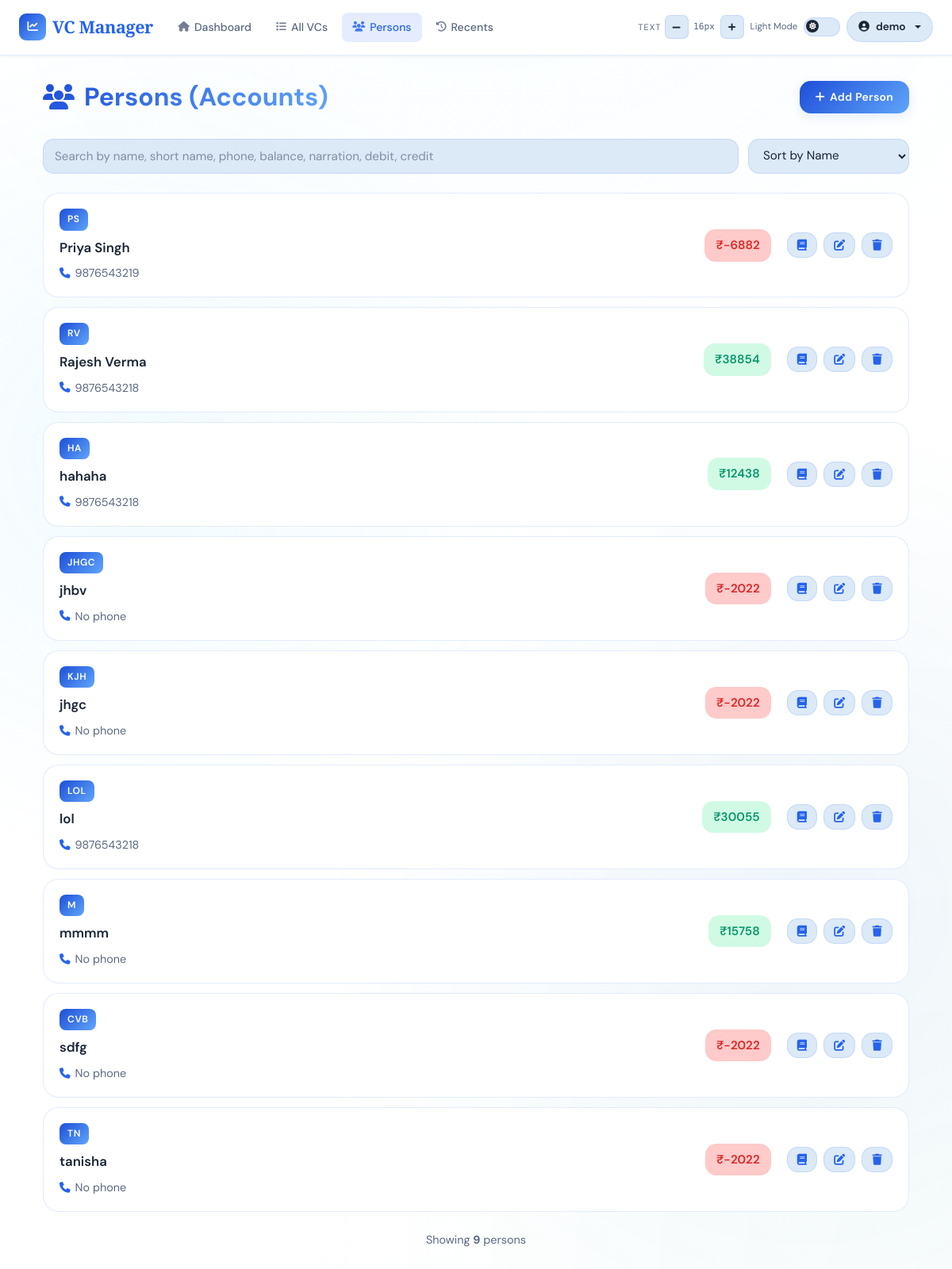
Page /person/ (signed in) on the earlier database version.
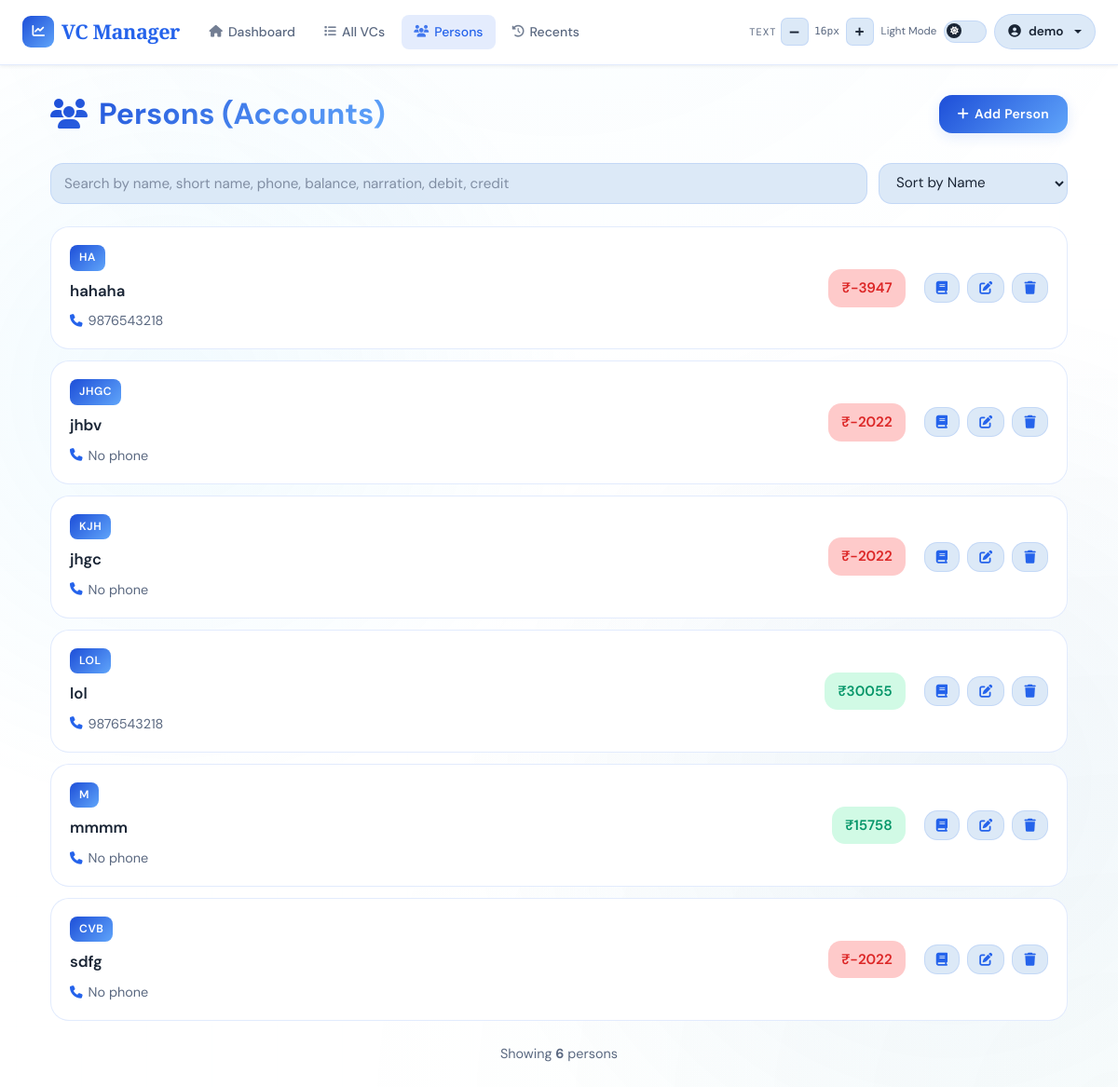
Same page on the later database version.
### app/models/person.py (models this page shows, shortened)
class Person(db.Model):
    __tablename__ = 'persons'
    id = db.Column(db.Integer, primary_key=True)
    user_id = db.Column(db.Integer, db.ForeignKey('users.id'), nullable=False, index=True)
    name = db.Column(db.String(80), nullable=False)
    short_name = db.Column(db.String(20), nullable=False)
    phone = db.Column(db.String(20), nullable=True)
    phone2 = db.Column(db.String(20), nullable=True)
    opening_balance = db.Column(db.Float, default=0.0, nullable=True)
    created_at = db.Column(db.DateTime, default=datetime.utcnow)
    __table_args__ = (
        db.UniqueConstraint('user_id', 'name',       name='uq_person_user_name'),
        db.UniqueConstraint('user_id', 'short_name', name='uq_person_user_short_name'),
    )
    payments = db.relationship(
        'Payment',
        backref='person',
        cascade='all, delete-orphan',
        passive_deletes=True
    )
    ledger_entries = db.relationship(
        'LedgerEntry',
        back_populates='person',
        cascade='all, delete-orphan'
    )
    transactions = db.relationship(
        'Transaction',
        back_populates='person',
        cascade='all, delete-orphan'
    )

### app/routes/person.py (the view)
@person_bp.route('/')
@login_required
def persons():
    latest_id_subq = (
        db.session.query(
            LedgerEntry.person_id,
            func.max(LedgerEntry.id).label('max_id')
        )
        .group_by(LedgerEntry.person_id)
        .subquery()
    )
    latest_balance_subq = (
        db.session.query(
            LedgerEntry.person_id,
            LedgerEntry.balance.label('latest_balance')
        )
        .join(
            latest_id_subq,
            (LedgerEntry.person_id == latest_id_subq.c.person_id) &
            (LedgerEntry.id == latest_id_subq.c.max_id)
        )
        .subquery()
    )
    results = (
        db.session.query(
            Person,
            latest_balance_subq.c.latest_balance
        )
        .outerjoin(
            latest_balance_subq,
            Person.id == latest_balance_subq.c.person_id
        )
        .filter(Person.user_id == current_user.id)
        .order_by(Person.name.asc())
        .all()
    )
    persons = []
    for person, balance in results:
        person.current_balance = float(balance or person.opening_balance or 0.0)
        persons.append(person)
    return render_template('person/list.html', persons=persons)

### templates/person/list.html (shortened to what this page needs)
{% extends "base.html" %}
{% block content %}
<div class="container-fluid">
    <div class="page-header">
        <h1 class="page-title">
            <i class="fas fa-users"></i>Persons (Accounts)
        </h1>
        <button class="btn btn-primary" onclick="location.href='{{ url_for('person.create_person') }}'">
            <i class="fas fa-plus"></i>Add Person
        </button>
    </div>
    <div class="control-bar">
        <div class="search-box">
            <input
                id="searchInput"
                type="search"
                class="form-control"
                placeholder="Search by name, short name, phone, balance, narration, debit, credit">
        </div>
        <select id="sortSelect" class="sort-select">
            <option value="name_asc">Sort by Name</option>
        </select>
    </div>
    <div class="person-list">
        {% if persons %}
            {% for person in persons %}
            <div class="person-item" id="person-{{ person.id }}"
                onclick="location.href='{{ url_for('ledger.person_ledger', person_id=person.id) }}'"
                style="cursor:pointer;"
                data-name="{{ person.name }}"
                data-phone="{{ (person.phone or '') ~ ' ' ~ (person.phone2 or '') }}"
                data-balance="{{person.current_balance }}">
                <div class="person-item-main">
                    <div class="person-badge">{{ person.short_name }}</div>
                    <div class="person-name">{{ person.name }}</div>
                    <div class="person-meta">
                        {% if person.phone %}
                        <div class="person-meta-item">
                            <i class="fas fa-phone"></i>
                            <span>{{ person.phone }}</span>
                        </div>
                        {% endif %}
                        {% if not person.phone and not person.phone2 %}
                        <div class="person-meta-item" style="color: var(--text-muted);">
                            <i class="fas fa-phone"></i>
                            <span>No phone</span>
                        </div>
                        {% endif %}
                    </div>
                </div>
                <div class="person-item-actions">
                    <div class="balance-badge {{ 'positive' if person.current_balance >= 0 else 'negative' }}">
                        ₹{{ "%.0f"|format(person.current_balance) }}
                    </div>
                    <div class="action-buttons">
                        <button class="btn" onclick="event.stopPropagation(); location.href='{{ url_for('ledger.person_ledger', person_id=person.id) }}'" title="View Ledger">
                            <i class="fas fa-book"></i>
                        </button>
                        <button class="btn" onclick="event.stopPropagation(); location.href='{{ url_for('person.edit_person', id=person.id) }}'" title="Edit">
                            <i class="fas fa-edit"></i>
                        </button>
                        <button class="btn"
                            onclick="event.stopPropagation(); confirmDelete({{ person.id }})"
                            title="Delete">
                            <i class="fas fa-trash"></i>
                        </button>
                    </div>
                </div>
            </div>
            {% endfor %}
        {% endif %}
    </div>
    {% if persons %}
    <div style="margin-top: 24px; text-align: center; color: var(--text-muted); font-size: 0.9rem;">
        Showing <strong>{{ persons|length }}</strong> person{{ 's' if persons|length != 1 else '' }}
    </div>
    {% endif %}
</div>
{% endblock %}

Differences in the rows shown:
removed Person: short_name "PS", name "Priya Singh", phone "9876543219", current_balance "-6882"
removed Person: short_name "RV", name "Rajesh Verma", phone "9876543218", current_balance "38854"
removed Person: short_name "TN", name "tanisha", phone "No phone", current_balance "-2022"
computed for Person "hahaha": current_balance "12438" → "-3947"
Other differences:
{{ persons|length }}: "9" → "6"
